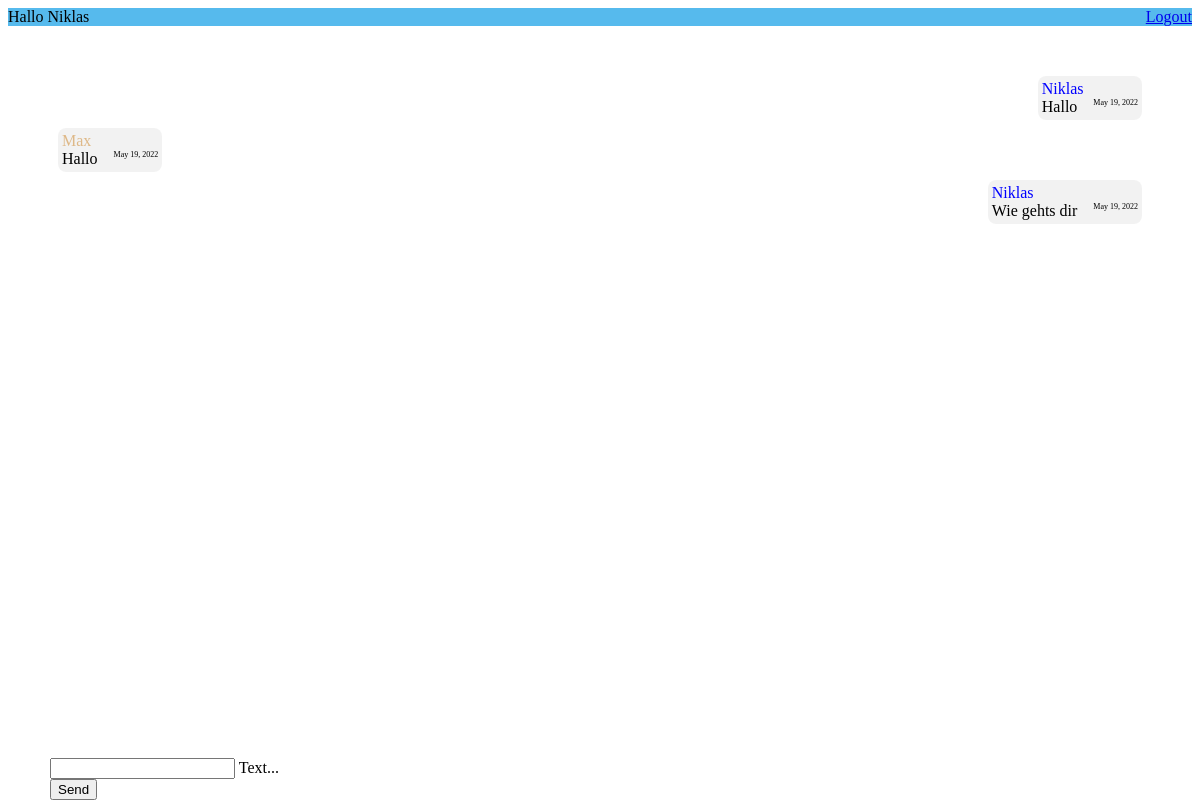
Page /chat/ (signed in) on the committed database.
### chat/models.py (models this page shows)
class Message (models.Model):
    text = models.CharField(max_length=500)
    created_at = models.DateField(default=date.today)
    author = models.ForeignKey(settings.AUTH_USER_MODEL, on_delete=models.CASCADE, related_name="author_message_set")
    chat = models.ForeignKey(Chat, on_delete=models.CASCADE, related_name="chat_message_set")
    receiver = models.ForeignKey(settings.AUTH_USER_MODEL, on_delete=models.CASCADE , related_name="receiver_message_set")

### chat/views.py (the view, shortened to what this page needs)
# urls.py: path("chat/", index),
@login_required(login_url="/login/")
def index(request):
    chatMessages = Message.objects.filter(chat__id = 1)
    return render(request, "chat/index.html", {"messages": chatMessages})

### chat/templates/chat/index.html (shortened to what this page needs)
<link rel="stylesheet" href="https://code.getmdl.io/1.3.0/material.indigo-pink.min.css">
<div class="mdl-layout mdl-js-layout mdl-layout--fixed-header">
    <header class="mdl-layout__header">
        <div class="mdl-layout__header-row" style="display: flex; justify-content: space-between;">
            <span class="mdl-layout-title">{% if request.user.is_authenticated%}Hallo {{ request.user.first_name }} {%else%} Please login {%endif%}</span>
            <nav>
                {% if request.user.is_authenticated%}
                <a class="mdl-navigation__link" href="/logout/">Logout</a> {% endif%}
            </nav>
        </div>
    </header>
    <main class="mdl-layout__content" id="page" onload="scrollDown()">
        <div class="page-content">
            {% if request.user.is_authenticated%}
            <div class="chatContainer" id="chatContainer">
                {%for message in messages%}
                {% if request.user == message.author%}
                <div class="messageContainer right">
                    <div class="author blue">{{message.author.first_name}}</div>
                    <div class="messageBody">
                        <div class="message">{{message.text}}</div>
                        <div class="date"> {{message.created_at}}</div>
                    </div>
                </div>
                {% else%}
                <div class="messageContainer ">
                    <div class="author yellow">{{message.author.first_name}}</div>
                    <div class="messageBody">
                        <div class="message">{{message.text}}</div>
                        <div class="date"> {{message.created_at}}</div>
                    </div>
                </div>
                {%endif%} {%endfor%}
            </div>
            <form onsubmit="sendMessage(event); " method="post" class="message-field">
                <div class="mdl-textfield mdl-js-textfield mdl-textfield--floating-label textfield">
                    <input class="mdl-textfield__input" type="text" name="textmessage" id="messageField">
                    <label class="mdl-textfield__label" for="messageField">Text...</label>
                </div>
                <button class="mdl-button mdl-js-button mdl-button--raised mdl-js-ripple-effect mdl-button--accent ">
                            Send
                          </button>
            </form>
            {%else%}
            <h1>Click here to <a href="/login">login</a></h1>
            {%endif%}
        </div>
    </main>
</div>

### chat/templates/chat/index.html (style rules this page uses)
.page-content { padding: 50px; }
.message-field { position: fixed; bottom: 0; left: 50px; right: 50px; background-color: white; margin: 0; }
.textfield { width: calc(100% - 78px) !important; }
.messageContainer { background: aliceblue; background-color: rgba(0, 0, 0, 0.05); border-radius: 8px; width: fit-content; padding: 4px 4px 4px 4px; margin-bottom: 8px; }
.chatContainer { display: flex; flex-direction: column; margin-bottom: 16px; }
.right { align-self: flex-end; }
.messageBody { display: flex; }
.author { color: blue; }
.blue { color: blue; }
.yellow { color: burlywood; }
.date { font-size: 8px; }
.message { margin-right: 16px; }
.mdl-layout__header { background-color: #56baed !important; }

### rows in the picture
Message: author.first_name "Niklas", text "Hallo", created_at "May 19, 2022"
Message: author.first_name "Max", text "Hallo", created_at "May 19, 2022"
Message: author.first_name "Niklas", text "Wie gehts dir", created_at "May 19, 2022"

### other values in the picture
{{ request.user.first_name }} "Niklas"
